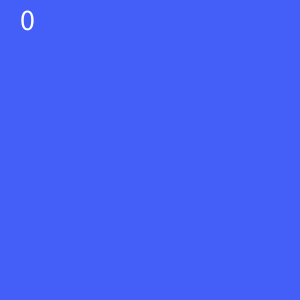
Frame 1 (no input)
Frame 60 (the mouse pressed at the canvas centre just before this capture): identical to frame 1, image omitted
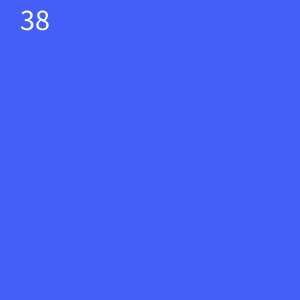
Frame 120 (the mouse held since frame 60 and released just before this capture)

The Processing sketch that drew these frames (run headless with seeded random() and noise(); from frame 60 on, the mouse is pressed at the canvas centre):

// Processing sketch: week14_2
// ── week14_2.pde
//week14-2 如何用mousePressed互動方式，產生整數的亂數
int ans=0;
void setup() {//設定，只做一次
  size(300, 300);
  textSize(30);
}  
void draw() {//畫圖，60次
  background(#435FF7);
  text( ans, 20, 30);
}
void mousePressed() {//按下去，就互動1次
  ans=(int)random(60); //浮點數不能直接變整數
}
